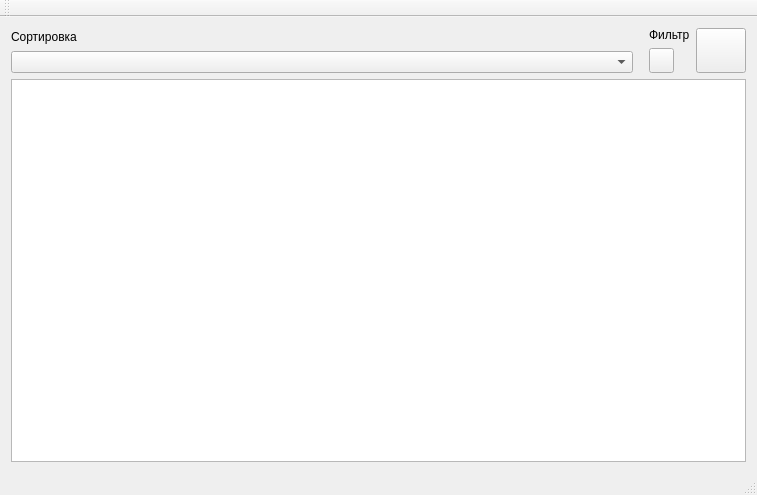
<?xml version="1.0" encoding="UTF-8"?>
<ui version="4.0">
 <class>MainWindow</class>
 <widget class="QMainWindow" name="MainWindow">
  <property name="geometry">
   <rect>
    <x>0</x>
    <y>0</y>
    <width>757</width>
    <height>495</height>
   </rect>
  </property>
  <property name="windowTitle">
   <string>Менеджер событий сетевого оборудования</string>
  </property>
  <widget class="QWidget" name="centralWidget">
   <layout class="QGridLayout" name="gridLayout_3">
    <item row="0" column="0">
     <layout class="QHBoxLayout" name="horizontalLayout">
      <property name="sizeConstraint">
       <enum>QLayout::SetDefaultConstraint</enum>
      </property>
      <item>
       <layout class="QGridLayout" name="SortGrid">
        <item row="1" column="0">
         <widget class="QComboBox" name="SortTypeComboBox"/>
        </item>
        <item row="0" column="0">
         <widget class="QLabel" name="SortTypeLabel">
          <property name="text">
           <string>Сортировка</string>
          </property>
         </widget>
        </item>
       </layout>
      </item>
      <item>
       <layout class="QVBoxLayout" name="verticalLayout">
        <property name="leftMargin">
         <number>10</number>
        </property>
        <item alignment="Qt::AlignLeft">
         <widget class="QLabel" name="label">
          <property name="maximumSize">
           <size>
            <width>50</width>
            <height>16777215</height>
           </size>
          </property>
          <property name="text">
           <string>Фильтр</string>
          </property>
         </widget>
        </item>
        <item>
         <widget class="QPushButton" name="FilterButton">
          <property name="minimumSize">
           <size>
            <width>25</width>
            <height>25</height>
           </size>
          </property>
          <property name="maximumSize">
           <size>
            <width>25</width>
            <height>25</height>
           </size>
          </property>
          <property name="autoFillBackground">
           <bool>false</bool>
          </property>
          <property name="styleSheet">
           <string notr="true"/>
          </property>
          <property name="text">
           <string/>
          </property>
          <property name="icon">
           <iconset resource="resources.qrc">
            <normaloff>:/images/images/Filter-50.png</normaloff>:/images/images/Filter-50.png</iconset>
          </property>
         </widget>
        </item>
       </layout>
      </item>
      <item>
       <widget class="QPushButton" name="DeviceManagerButton">
        <property name="maximumSize">
         <size>
          <width>50</width>
          <height>50</height>
         </size>
        </property>
        <property name="toolTip">
         <string>&lt;html&gt;&lt;head/&gt;&lt;body&gt;&lt;p&gt;Network Devices&lt;/p&gt;&lt;/body&gt;&lt;/html&gt;</string>
        </property>
        <property name="text">
         <string/>
        </property>
        <property name="icon">
         <iconset resource="resources.qrc">
          <normaloff>:/images/images/Networking Manager-100.png</normaloff>:/images/images/Networking Manager-100.png</iconset>
        </property>
        <property name="iconSize">
         <size>
          <width>25</width>
          <height>25</height>
         </size>
        </property>
       </widget>
      </item>
     </layout>
    </item>
    <item row="1" column="0">
     <layout class="QHBoxLayout" name="horizontalLayout_2">
      <property name="sizeConstraint">
       <enum>QLayout::SetDefaultConstraint</enum>
      </property>
      <item>
       <widget class="QTableWidget" name="MessagesTableWidget">
        <property name="sortingEnabled">
         <bool>true</bool>
        </property>
       </widget>
      </item>
     </layout>
    </item>
   </layout>
  </widget>
  <widget class="QMenuBar" name="menuBar">
   <property name="geometry">
    <rect>
     <x>0</x>
     <y>0</y>
     <width>757</width>
     <height>21</height>
    </rect>
   </property>
  </widget>
  <widget class="QToolBar" name="mainToolBar">
   <attribute name="toolBarArea">
    <enum>TopToolBarArea</enum>
   </attribute>
   <attribute name="toolBarBreak">
    <bool>false</bool>
   </attribute>
  </widget>
  <widget class="QStatusBar" name="statusBar"/>
 </widget>
 <layoutdefault spacing="6" margin="11"/>
 <resources>
  <include location="resources.qrc"/>
 </resources>
 <connections/>
</ui>
